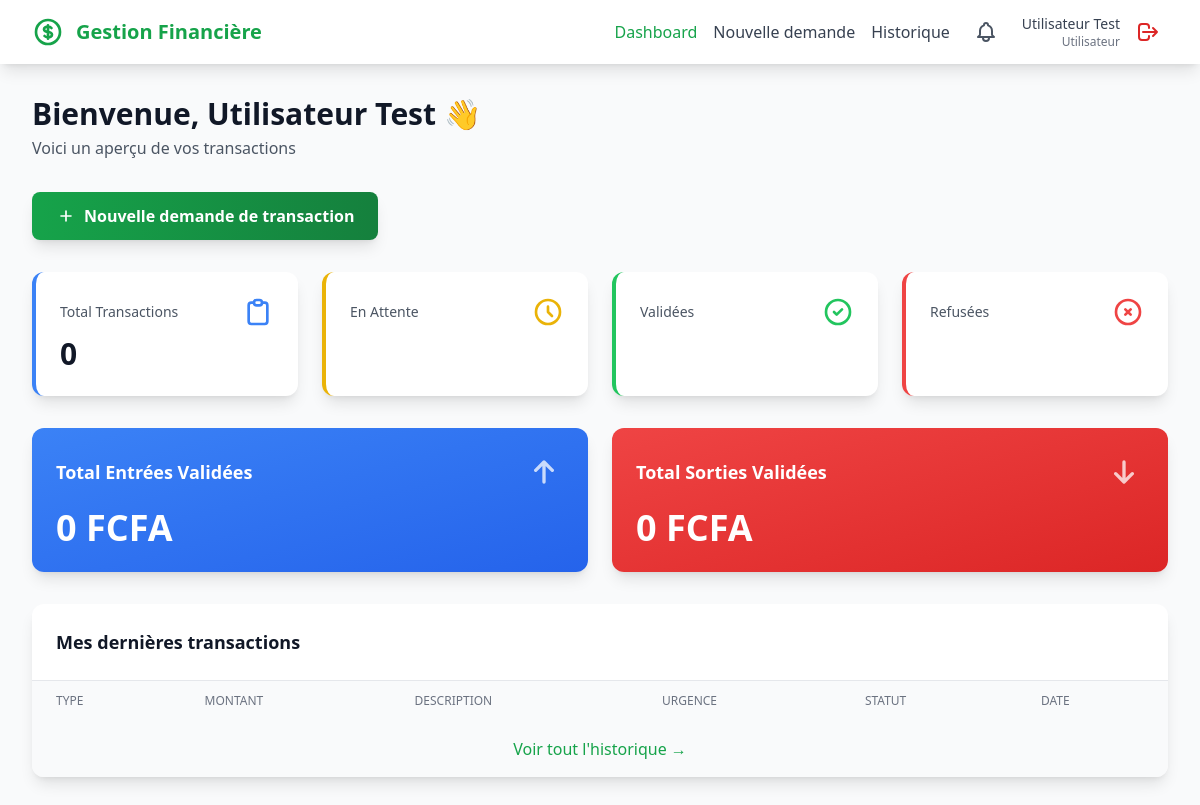
/user/dashboard.php (signed in), run on an earlier commit of the app's database.
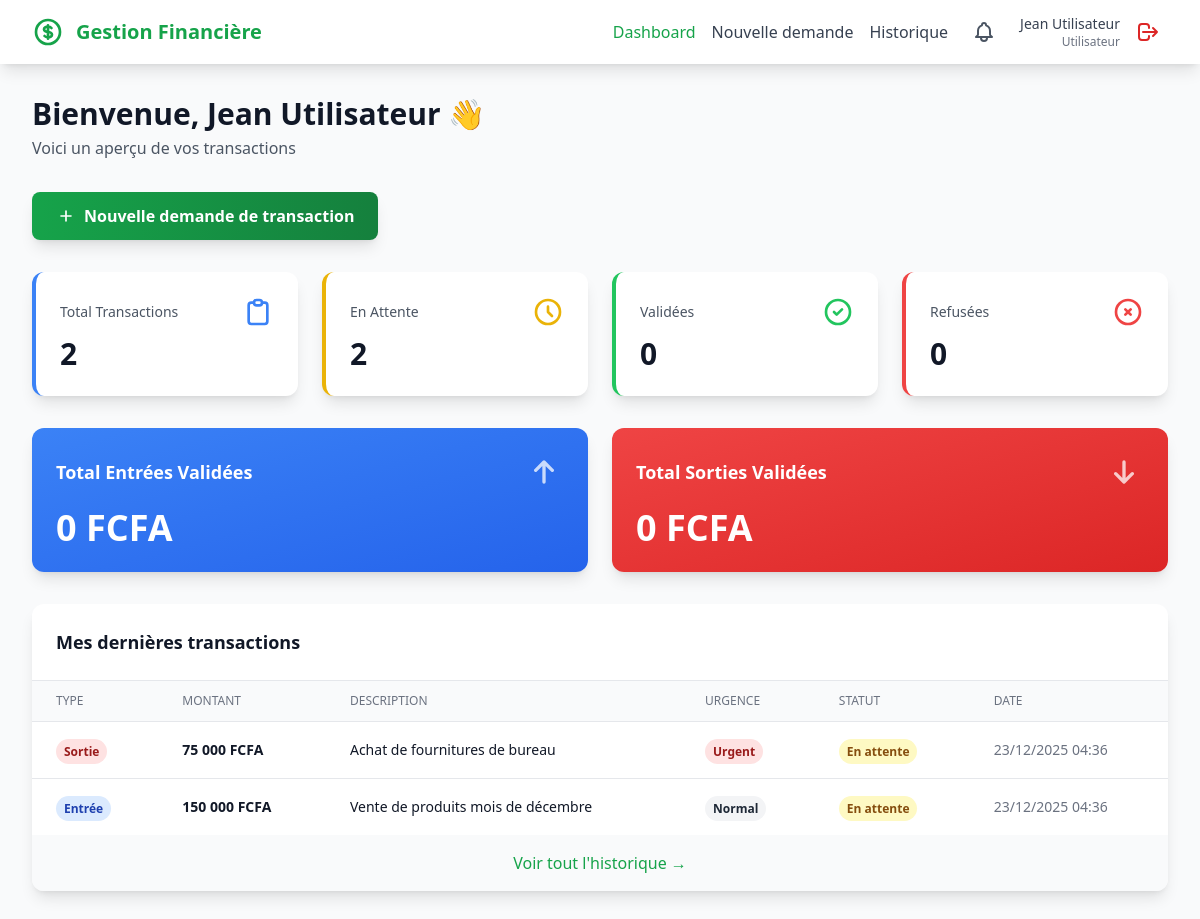
And on a later commit of the database.
### tables this page shows
CREATE TABLE IF NOT EXISTS transactions (
    id INT PRIMARY KEY AUTO_INCREMENT,
    user_id INT NOT NULL,
    type ENUM('entree', 'sortie') NOT NULL,
    amount DECIMAL(15, 2) NOT NULL,
    description TEXT NOT NULL,
    required_date DATE NOT NULL,
    urgency ENUM('normal', 'urgent') DEFAULT 'normal',
    status ENUM('en_attente', 'validee', 'refusee') DEFAULT 'en_attente',
    validated_by INT NULL,
    validated_at TIMESTAMP NULL,
    admin_comment TEXT NULL,
    receipt_number VARCHAR(50) UNIQUE NULL,
    is_urgent_notified TINYINT(1) DEFAULT 0,
    last_urgent_notification TIMESTAMP NULL,
    created_at TIMESTAMP DEFAULT CURRENT_TIMESTAMP,
    updated_at TIMESTAMP DEFAULT CURRENT_TIMESTAMP ON UPDATE CURRENT_TIMESTAMP,
    FOREIGN KEY (user_id) REFERENCES users(id) ON DELETE CASCADE,
    FOREIGN KEY (validated_by) REFERENCES users(id) ON DELETE SET NULL,
    INDEX idx_status (status),
    INDEX idx_type (type),
    INDEX idx_urgency (urgency),
    INDEX idx_user (user_id),
    INDEX idx_created_at (created_at),
    INDEX idx_required_date (required_date)
);

### config/config.php (called while the page is built, shortened)
<?php
function formatAmount($amount) {
    return number_format($amount, 0, ',', ' ') . ' FCFA';
}
function formatDateTime($datetime, $format = 'd/m/Y H:i') {
    return date($format, strtotime($datetime));
}
function getStatusLabel($status) {
    $labels = [
        'en_attente' => 'En attente',
        'validee' => 'Validée',
        'refusee' => 'Refusée'
    ];
    return $labels[$status] ?? $status;
}
function getTypeLabel($type) {
    return $type === 'entree' ? 'Entrée' : 'Sortie';
}

### user/dashboard.php (the view, shortened to what this page needs)
<?php
require_once '../config/config.php';
$userId = $_SESSION['user_id'];
$db = getDB();
$statsStmt = $db->prepare("
    SELECT
        COUNT(*) as total,
        SUM(CASE WHEN status = 'en_attente' THEN 1 ELSE 0 END) as pending,
        SUM(CASE WHEN status = 'validee' THEN 1 ELSE 0 END) as validated,
        SUM(CASE WHEN status = 'refusee' THEN 1 ELSE 0 END) as rejected,
        SUM(CASE WHEN type = 'entree' AND status = 'validee' THEN amount ELSE 0 END) as total_entrees,
        SUM(CASE WHEN type = 'sortie' AND status = 'validee' THEN amount ELSE 0 END) as total_sorties
    FROM transactions
    WHERE user_id = ?
");
$statsStmt->execute([$userId]);
$stats = $statsStmt->fetch();
$recentStmt = $db->prepare("
    SELECT t.*, v.full_name as validator_name
    FROM transactions t
    LEFT JOIN users v ON t.validated_by = v.id
    WHERE t.user_id = ?
    ORDER BY t.created_at DESC
    LIMIT 10
");
$recentStmt->execute([$userId]);
$recentTransactions = $recentStmt->fetchAll();
?>
<!DOCTYPE html>
<html lang="fr">
<head>
    <script src="https://cdn.tailwindcss.com"></script>
</head>
<body class="bg-gray-50">
    <nav class="bg-white shadow-lg">
        <div class="max-w-7xl mx-auto px-4 sm:px-6 lg:px-8">
            <div class="flex justify-between h-16">
                <div class="flex items-center">
                    <span class="ml-3 text-xl font-bold text-green-600"><?php echo SITE_NAME; ?></span>
                </div>
                <div class="flex items-center space-x-4">
                    <a href="dashboard.php" class="text-green-600 font-medium">Dashboard</a>
                    <a href="submit.php" class="text-gray-700 hover:text-green-600">Nouvelle demande</a>
                    <a href="history.php" class="text-gray-700 hover:text-green-600">Historique</a>
                    <div class="relative">
                        <button class="relative p-2 text-gray-600 hover:text-green-600">
                        </button>
                    </div>
                    <div class="flex items-center space-x-2">
                        <div class="text-right">
                            <p class="text-sm font-medium text-gray-700"><?php echo $_SESSION['full_name']; ?></p>
                            <p class="text-xs text-gray-500">Utilisateur</p>
                        </div>
                        <a href="../auth/logout.php" class="text-red-600 hover:text-red-700 p-2" title="Déconnexion">
                            <svg class="h-6 w-6" fill="none" stroke="currentColor" viewBox="0 0 24 24">
                                <path stroke-linecap="round" stroke-linejoin="round" stroke-width="2" d="M17 16l4-4m0 0l-4-4m4 4H7m6 4v1a3 3 0 01-3 3H6a3 3 0 01-3-3V7a3 3 0 013-3h4a3 3 0 013 3v1"/>
                            </svg>
                        </a>
                    </div>
                </div>
            </div>
        </div>
    </nav>
    <div class="max-w-7xl mx-auto px-4 sm:px-6 lg:px-8 py-8">
        <div class="mb-8">
            <h1 class="text-3xl font-bold text-gray-900">Bienvenue, <?php echo $_SESSION['full_name']; ?> 👋</h1>
            <p class="text-gray-600 mt-1">Voici un aperçu de vos transactions</p>
        </div>
        <div class="mb-8">
            <a href="submit.php" class="inline-flex items-center px-6 py-3 bg-gradient-to-r from-green-600 to-green-700 text-white font-semibold rounded-lg shadow-lg hover:from-green-700 hover:to-green-800 transform hover:scale-105 transition">
                <svg class="w-5 h-5 mr-2" fill="none" stroke="currentColor" viewBox="0 0 24 24">
                    <path stroke-linecap="round" stroke-linejoin="round" stroke-width="2" d="M12 6v6m0 0v6m0-6h6m-6 0H6"/>
                </svg>
                Nouvelle demande de transaction
            </a>
        </div>
        <div class="grid grid-cols-1 md:grid-cols-2 lg:grid-cols-4 gap-6 mb-8">
            <div class="bg-white p-6 rounded-xl shadow-lg border-l-4 border-blue-500">
                <div class="flex items-center justify-between mb-2">
                    <h3 class="text-gray-600 text-sm font-medium">Total Transactions</h3>
                    <svg class="h-8 w-8 text-blue-500" fill="none" stroke="currentColor" viewBox="0 0 24 24">
                        <path stroke-linecap="round" stroke-linejoin="round" stroke-width="2" d="M9 5H7a2 2 0 00-2 2v12a2 2 0 002 2h10a2 2 0 002-2V7a2 2 0 00-2-2h-2M9 5a2 2 0 002 2h2a2 2 0 002-2M9 5a2 2 0 012-2h2a2 2 0 012 2"/>
                    </svg>
                </div>
                <p class="text-3xl font-bold text-gray-900"><?php echo $stats['total']; ?></p>
            </div>
            <div class="bg-white p-6 rounded-xl shadow-lg border-l-4 border-yellow-500">
                <div class="flex items-center justify-between mb-2">
                    <h3 class="text-gray-600 text-sm font-medium">En Attente</h3>
                    <svg class="h-8 w-8 text-yellow-500" fill="none" stroke="currentColor" viewBox="0 0 24 24">
                        <path stroke-linecap="round" stroke-linejoin="round" stroke-width="2" d="M12 8v4l3 3m6-3a9 9 0 11-18 0 9 9 0 0118 0z"/>
                    </svg>
                </div>
                <p class="text-3xl font-bold text-gray-900"><?php echo $stats['pending']; ?></p>
            </div>
            <div class="bg-white p-6 rounded-xl shadow-lg border-l-4 border-green-500">
                <div class="flex items-center justify-between mb-2">
                    <h3 class="text-gray-600 text-sm font-medium">Validées</h3>
                    <svg class="h-8 w-8 text-green-500" fill="none" stroke="currentColor" viewBox="0 0 24 24">
                        <path stroke-linecap="round" stroke-linejoin="round" stroke-width="2" d="M9 12l2 2 4-4m6 2a9 9 0 11-18 0 9 9 0 0118 0z"/>
                    </svg>
                </div>
                <p class="text-3xl font-bold text-gray-900"><?php echo $stats['validated']; ?></p>
            </div>
            <div class="bg-white p-6 rounded-xl shadow-lg border-l-4 border-red-500">
                <div class="flex items-center justify-between mb-2">
                    <h3 class="text-gray-600 text-sm font-medium">Refusées</h3>
                    <svg class="h-8 w-8 text-red-500" fill="none" stroke="currentColor" viewBox="0 0 24 24">
                        <path stroke-linecap="round" stroke-linejoin="round" stroke-width="2" d="M10 14l2-2m0 0l2-2m-2 2l-2-2m2 2l2 2m7-2a9 9 0 11-18 0 9 9 0 0118 0z"/>
                    </svg>
                </div>
                <p class="text-3xl font-bold text-gray-900"><?php echo $stats['rejected']; ?></p>
            </div>
        </div>
        <div class="grid grid-cols-1 md:grid-cols-2 gap-6 mb-8">
            <div class="bg-gradient-to-br from-blue-500 to-blue-600 p-6 rounded-xl shadow-lg text-white">
                <div class="flex items-center justify-between mb-4">
                    <h3 class="text-lg font-semibold">Total Entrées Validées</h3>
                    <svg class="h-10 w-10 opacity-75" fill="none" stroke="currentColor" viewBox="0 0 24 24">
                        <path stroke-linecap="round" stroke-linejoin="round" stroke-width="2" d="M7 11l5-5m0 0l5 5m-5-5v12"/>
                    </svg>
                </div>
                <p class="text-4xl font-bold"><?php echo formatAmount($stats['total_entrees']); ?></p>
            </div>
            <div class="bg-gradient-to-br from-red-500 to-red-600 p-6 rounded-xl shadow-lg text-white">
                <div class="flex items-center justify-between mb-4">
                    <h3 class="text-lg font-semibold">Total Sorties Validées</h3>
                    <svg class="h-10 w-10 opacity-75" fill="none" stroke="currentColor" viewBox="0 0 24 24">
                        <path stroke-linecap="round" stroke-linejoin="round" stroke-width="2" d="M17 13l-5 5m0 0l-5-5m5 5V6"/>
                    </svg>
                </div>
                <p class="text-4xl font-bold"><?php echo formatAmount($stats['total_sorties']); ?></p>
            </div>
        </div>
        <div class="bg-white rounded-xl shadow-lg overflow-hidden">
            <div class="p-6 border-b border-gray-200">
                <h3 class="text-lg font-bold text-gray-900">Mes dernières transactions</h3>
            </div>
            <div class="overflow-x-auto">
                <table class="min-w-full divide-y divide-gray-200">
                    <thead class="bg-gray-50">
                        <tr>
                            <th class="px-6 py-3 text-left text-xs font-medium text-gray-500 uppercase">Type</th>
                            <th class="px-6 py-3 text-left text-xs font-medium text-gray-500 uppercase">Montant</th>
                            <th class="px-6 py-3 text-left text-xs font-medium text-gray-500 uppercase">Description</th>
                            <th class="px-6 py-3 text-left text-xs font-medium text-gray-500 uppercase">Urgence</th>
                            <th class="px-6 py-3 text-left text-xs font-medium text-gray-500 uppercase">Statut</th>
                            <th class="px-6 py-3 text-left text-xs font-medium text-gray-500 uppercase">Date</th>
                        </tr>
                    </thead>
                    <tbody class="bg-white divide-y divide-gray-200">
                        <?php foreach ($recentTransactions as $trans): ?>
                            <tr class="hover:bg-gray-50">
                                <td class="px-6 py-4 whitespace-nowrap">
                                    <span class="px-2 py-1 text-xs font-semibold rounded-full <?php echo $trans['type'] === 'entree' ? 'bg-blue-100 text-blue-800' : 'bg-red-100 text-red-800'; ?>">
                                        <?php echo getTypeLabel($trans['type']); ?>
                                    </span>
                                </td>
                                <td class="px-6 py-4 whitespace-nowrap text-sm font-semibold text-gray-900">
                                    <?php echo formatAmount($trans['amount']); ?>
                                </td>
                                <td class="px-6 py-4 max-w-xs">
                                    <p class="text-sm text-gray-900 truncate"><?php echo htmlspecialchars($trans['description']); ?></p>
                                </td>
                                <td class="px-6 py-4 whitespace-nowrap">
                                    <?php if ($trans['urgency'] === 'urgent'): ?>
                                        <span class="px-2 py-1 text-xs font-semibold rounded-full bg-red-100 text-red-800">
                                            Urgent
                                        </span>
                                    <?php else: ?>
                                        <span class="px-2 py-1 text-xs font-semibold rounded-full bg-gray-100 text-gray-800">
                                            Normal
                                        </span>
                                    <?php endif; ?>
                                </td>
                                <td class="px-6 py-4 whitespace-nowrap">
                                    <?php
                                    $colors = [
                                        'en_attente' => 'bg-yellow-100 text-yellow-800',
                                        'validee' => 'bg-green-100 text-green-800',
                                        'refusee' => 'bg-red-100 text-red-800'
                                    ];
                                    ?>
                                    <span class="px-2 py-1 text-xs font-semibold rounded-full <?php echo $colors[$trans['status']]; ?>">
                                        <?php echo getStatusLabel($trans['status']); ?>
                                    </span>
                                </td>
                                <td class="px-6 py-4 whitespace-nowrap text-sm text-gray-500">
                                    <?php echo formatDateTime($trans['created_at'], 'd/m/Y H:i'); ?>
                                </td>
                            </tr>
                        <?php endforeach; ?>
                    </tbody>
                </table>
            </div>
            <div class="p-4 bg-gray-50 text-center">
                <a href="history.php" class="text-green-600 hover:text-green-700 font-medium">
                    Voir tout l'historique →
                </a>
            </div>
        </div>
    </div>
</body>
</html>

What changed in the data, as far as the page shows it:
added transactions: type "Sortie", amount "75 000 FCFA", description "Achat de fournitures de bureau", urgency "Urgent", status "En attente", created_at "23/12/2025 04:36"
added transactions: type "Entrée", amount "150 000 FCFA", description "Vente de produits mois de décembre", urgency "Normal", status "En attente", created_at "23/12/2025 04:36"
Also different on the page:
$_SESSION['full_name']: "Utilisateur Test" → "Jean Utilisateur"
$stats['total']: "0" → "2"
$stats['pending']: (not shown) → "2"
$stats['validated']: (not shown) → "0"
$stats['rejected']: (not shown) → "0"
